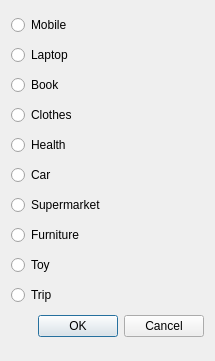
<?xml version="1.0" encoding="UTF-8"?>
<ui version="4.0">
 <class>addGood</class>
 <widget class="QDialog" name="addGood">
  <property name="geometry">
   <rect>
    <x>0</x>
    <y>0</y>
    <width>215</width>
    <height>361</height>
   </rect>
  </property>
  <property name="windowTitle">
   <string>Dialog</string>
  </property>
  <layout class="QGridLayout" name="gridLayout">
   <item row="11" column="0">
    <widget class="QDialogButtonBox" name="buttonBox">
     <property name="orientation">
      <enum>Qt::Horizontal</enum>
     </property>
     <property name="standardButtons">
      <set>QDialogButtonBox::Cancel|QDialogButtonBox::Ok</set>
     </property>
    </widget>
   </item>
   <item row="2" column="0">
    <widget class="QRadioButton" name="radioButton_10">
     <property name="text">
      <string>Book</string>
     </property>
    </widget>
   </item>
   <item row="4" column="0">
    <widget class="QRadioButton" name="radioButton_4">
     <property name="text">
      <string>Health</string>
     </property>
    </widget>
   </item>
   <item row="1" column="0">
    <widget class="QRadioButton" name="radioButton_2">
     <property name="text">
      <string>Laptop</string>
     </property>
    </widget>
   </item>
   <item row="0" column="0">
    <widget class="QRadioButton" name="radioButton">
     <property name="text">
      <string>Mobile</string>
     </property>
    </widget>
   </item>
   <item row="6" column="0">
    <widget class="QRadioButton" name="radioButton_6">
     <property name="text">
      <string>Supermarket</string>
     </property>
    </widget>
   </item>
   <item row="5" column="0">
    <widget class="QRadioButton" name="radioButton_5">
     <property name="text">
      <string>Car</string>
     </property>
    </widget>
   </item>
   <item row="9" column="0">
    <widget class="QRadioButton" name="radioButton_8">
     <property name="text">
      <string>Trip</string>
     </property>
    </widget>
   </item>
   <item row="3" column="0">
    <widget class="QRadioButton" name="radioButton_3">
     <property name="text">
      <string>Clothes</string>
     </property>
    </widget>
   </item>
   <item row="7" column="0">
    <widget class="QRadioButton" name="radioButton_7">
     <property name="text">
      <string>Furniture</string>
     </property>
    </widget>
   </item>
   <item row="8" column="0">
    <widget class="QRadioButton" name="radioButton_9">
     <property name="text">
      <string>Toy</string>
     </property>
    </widget>
   </item>
  </layout>
 </widget>
 <resources/>
 <connections>
  <connection>
   <sender>buttonBox</sender>
   <signal>accepted()</signal>
   <receiver>addGood</receiver>
   <slot>accept()</slot>
   <hints>
    <hint type="sourcelabel">
     <x>248</x>
     <y>254</y>
    </hint>
    <hint type="destinationlabel">
     <x>157</x>
     <y>274</y>
    </hint>
   </hints>
  </connection>
  <connection>
   <sender>buttonBox</sender>
   <signal>rejected()</signal>
   <receiver>addGood</receiver>
   <slot>reject()</slot>
   <hints>
    <hint type="sourcelabel">
     <x>316</x>
     <y>260</y>
    </hint>
    <hint type="destinationlabel">
     <x>286</x>
     <y>274</y>
    </hint>
   </hints>
  </connection>
 </connections>
</ui>
